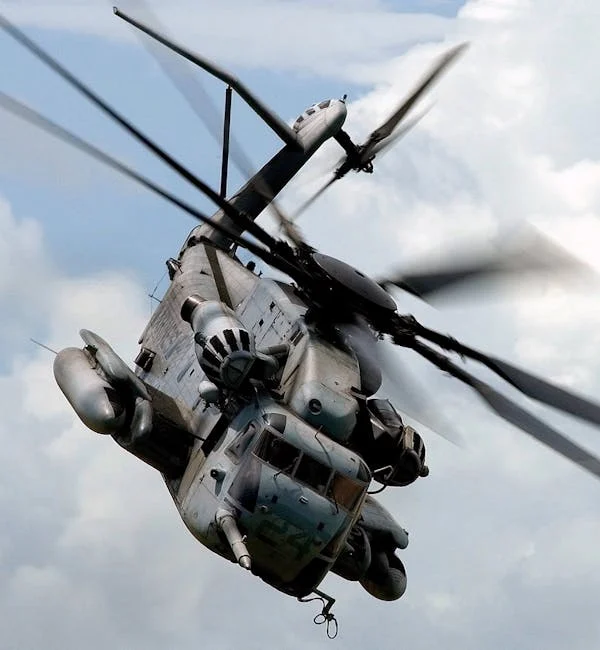
#> input picture helicopter-army-01.webp, 600 x 650 px, found by its file name
$ python resmi_erozyana_ugratnak-8k.py
#> lines starting #> are read from the running program, lines starting #| are printed output that depends on the picture
import cv2
import numpy as np

img=cv2.imread("helicopter-army-01.webp",0)
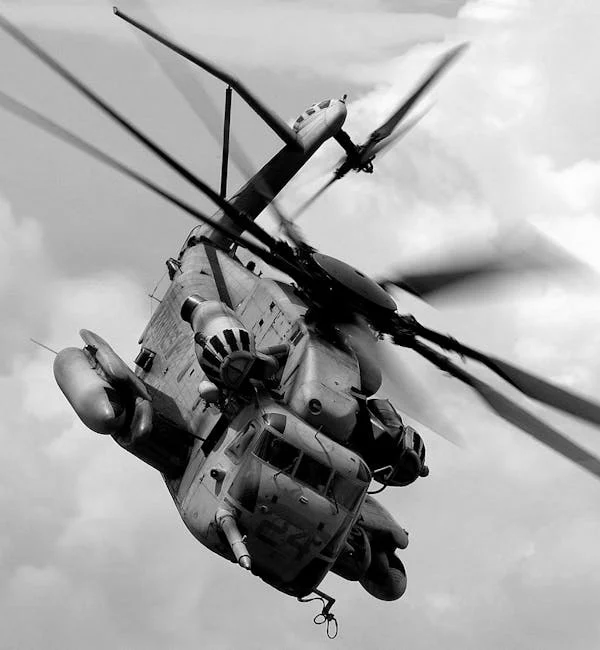
#> img: shape (650, 600); min 0, max 255, mean 162.9

kernel=np.ones((5,5),np.uint8)
erozyon=cv2.erode(img,kernel,iterations=5) #iterationu ve kernel degerini((5,5)) arttırırsak erozyon artar
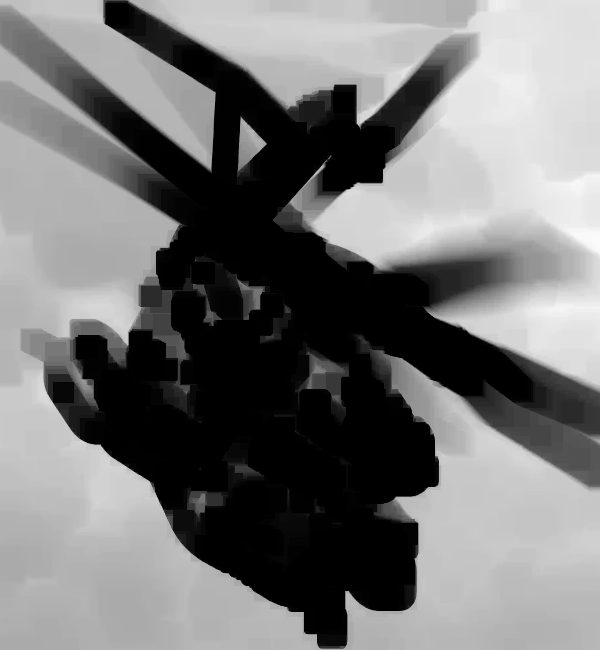
#> erozyon: shape (650, 600); min 0, max 251, mean 117.9
di=cv2.dilate(img,kernel,iterations=5)
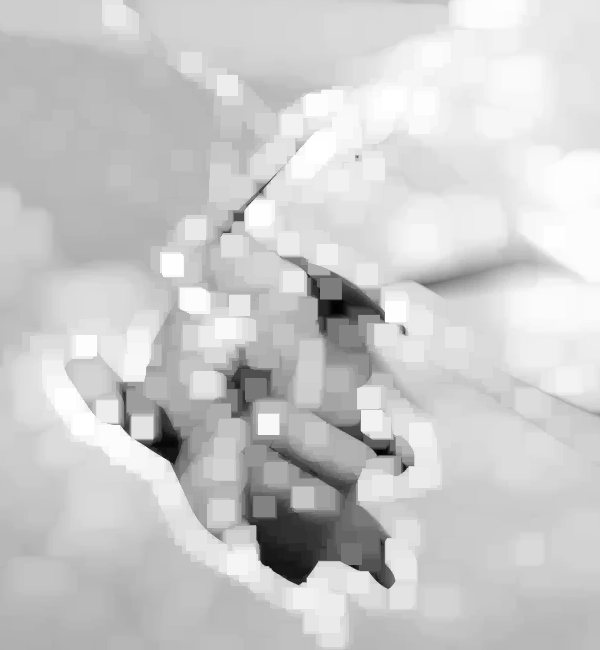
#> di: shape (650, 600); min 1, max 255, mean 202.7
opening=cv2.morphologyEx(img,cv2.MORPH_OPEN,kernel)#resimdeki gürültüyü kaldırır ve bozunmaya ugratır
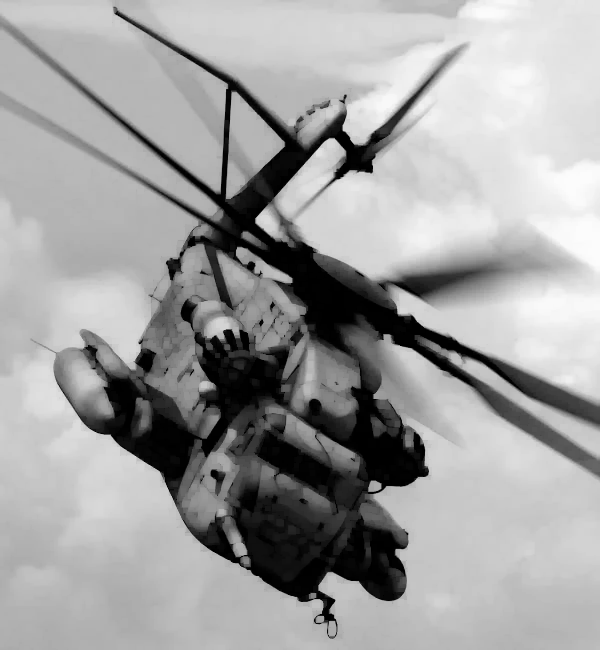
#> opening: shape (650, 600); min 0, max 252, mean 160
closing=cv2.morphologyEx(img,cv2.MORPH_CLOSE,kernel)#nesnenin içerisindeki bozulmaları düzeltir
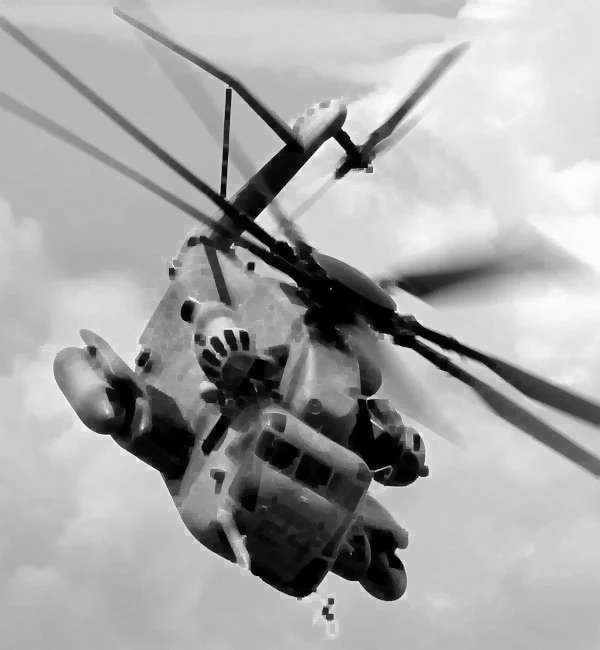
#> closing: shape (650, 600); min 0, max 255, mean 166.2
gardient=cv2.morphologyEx(img,cv2.MORPH_GRADIENT,kernel)
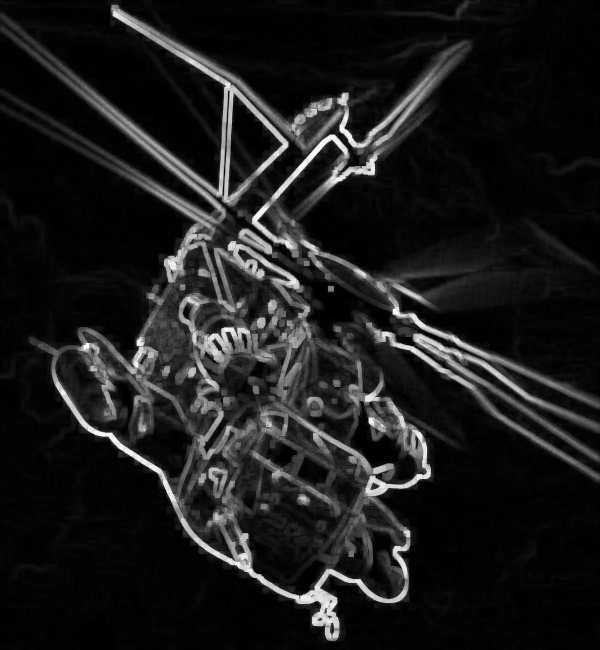
#> gardient: shape (650, 600); min 0, max 255, mean 27.4
tophat=cv2.morphologyEx(img,cv2.MORPH_TOPHAT,kernel)
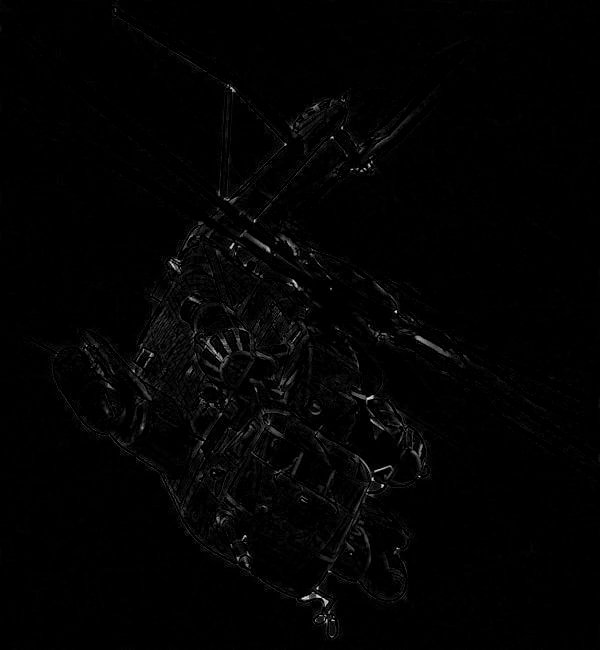
#> tophat: shape (650, 600); min 0, max 235, mean 2.9

cv2.imshow("img",img)
# [5 lines of commented-out code are left out]
cv2.imshow("tophat",tophat)

cv2.waitKey(0)
cv2.destroyAllWindows()

$ run again, with 1.1 aircraft-2.jpg.jpg saved as helicopter-army-01.webp
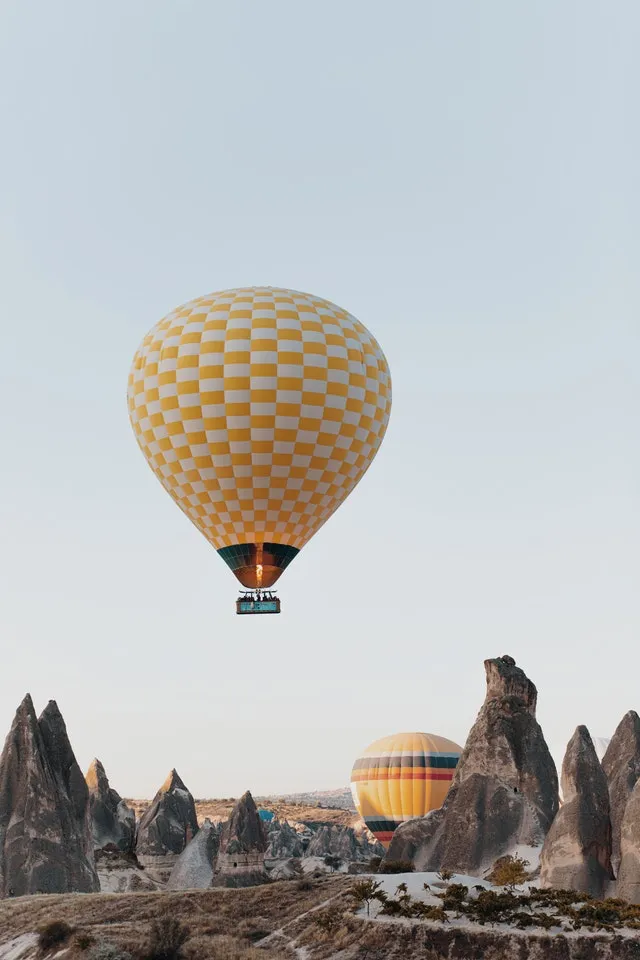
#> input picture 1.1 aircraft-2.jpg.jpg, 640 x 960 px, found by its file name
#> `erozyon=cv2.erode(img,kernel,iterations=5)`:
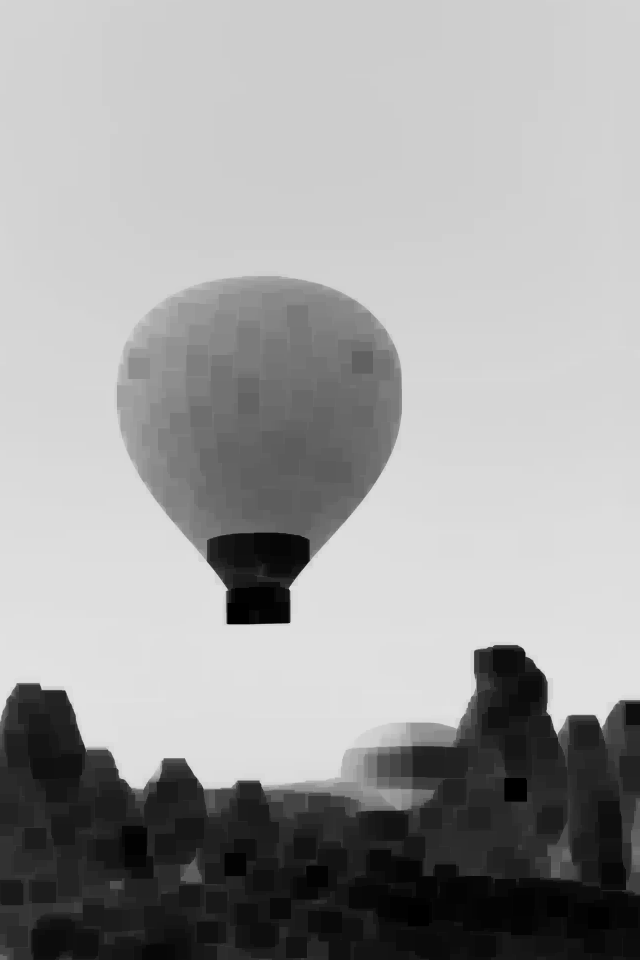
#> erozyon: shape (960, 640); min 0, max 226, mean 160.1
#> `tophat=cv2.morphologyEx(img,cv2.MORPH_TOPHAT,kernel)`:
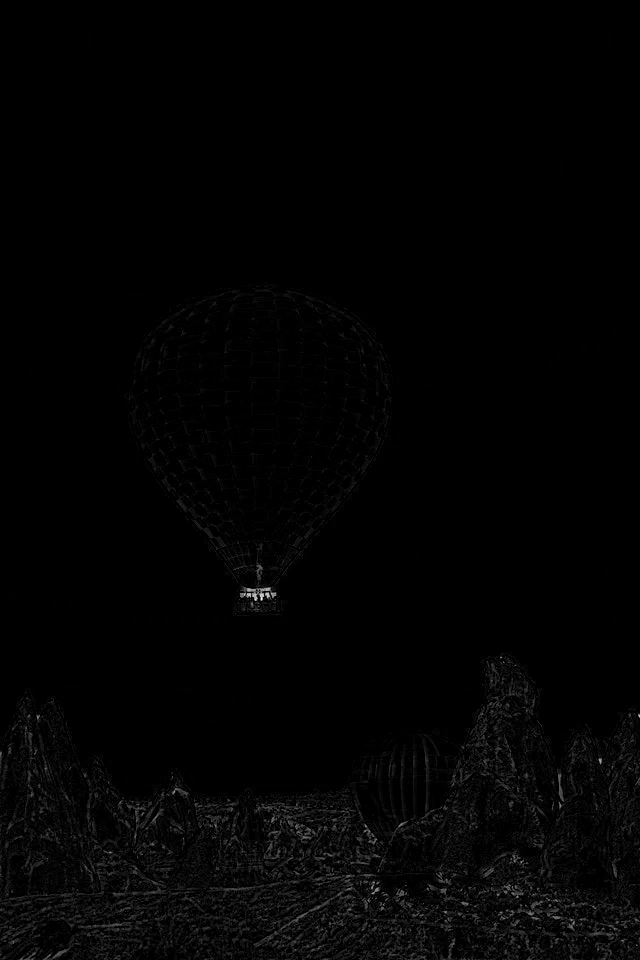
#> tophat: shape (960, 640); min 0, max 246, mean 3.1
